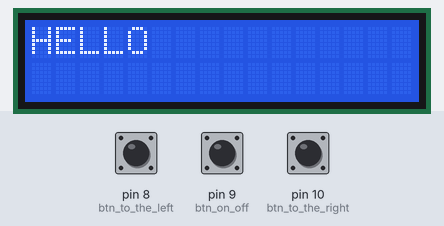
Simulated run of this sketch. Board: Arduino Uno, built with avr-gcc and run on an emulated ATmega328P. On the bench: 16×2 character LCD. The test bench sets the inputs (shaded band); at power-on: pin 9 (btn_on_off) HIGH, pin 10 (btn_to_the_right) HIGH, pin 8 (btn_to_the_left) HIGH.

Above: at 1.2 s.
1.3 s: pin 9 (btn_on_off) pulled LOW for 0.15 s
At 2.6 s:
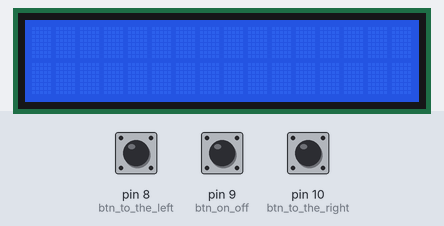
2.9 s: pin 9 (btn_on_off) pulled LOW for 1 s
5.4 s: pin 9 (btn_on_off) pulled LOW for 0.15 s
7.0 s: pin 10 (btn_to_the_right) pulled LOW for 0.15 s
8.6 s: pin 10 (btn_to_the_right) pulled LOW for 1 s
11.1 s: pin 9 (btn_on_off) pulled LOW for 3.2 s
Timing chart, 0 to 14.1 s (numbered marks = the images above; inputs shaded):
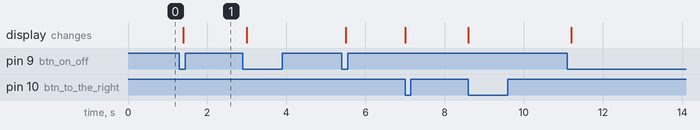

The sketch:

bai_6.ino
```cpp
#include<LiquidCrystal.h>
LiquidCrystal lcd(7,6,5,4,3,2);
int btn_on_off = 9;
int btn_to_the_left = 8;
int btn_to_the_right = 10;
int pre_status_btn_on_off = LOW;
int pre_status_btn_to_the_left = LOW;
int pre_status_btn_to_the_right = LOW;
unsigned long long pre_time = 0;
int number_of_times = 0;
int x = 0;
void setup() {
  lcd.begin(16,2);
  pinMode(btn_on_off,INPUT);
  pinMode(btn_to_the_left,INPUT);
  pinMode(btn_to_the_right,INPUT);
}

void loop() {
  int cur_status_btn_on_off = digitalRead(btn_on_off);
  int cur_status_btn_to_the_left = digitalRead(btn_to_the_left);
  int cur_status_btn_to_the_right = digitalRead(btn_to_the_right);
  unsigned long long cur_time = millis();
  number_of_times = number_of_times % 2;
  if(cur_status_btn_on_off == LOW && pre_status_btn_on_off == HIGH)
  {
    number_of_times++;
    delay(100);
  }
  if(number_of_times == 0)
  {
      lcd.display();
      lcd.setCursor(x,0);
      lcd.print("HELLO");
    if(cur_time - pre_time >= 1000)
    {
      lcd.clear();
    }
    else
    {
      pre_time = cur_time;
    }
  }
  else
  {
    lcd.noDisplay();
  }
  if(cur_status_btn_to_the_right == LOW && pre_status_btn_to_the_right == HIGH)
  {
    x+=2;
    if(x>11)
      x=10;
    printLcd();
  }
  if(cur_status_btn_to_the_left == LOW && pre_status_btn_to_the_left == HIGH)
  {
    x-=2;
    if(x<0)
      x=0;
    printLcd();
  }
  pre_status_btn_on_off = cur_status_btn_on_off;
  pre_status_btn_to_the_left = cur_status_btn_to_the_left;
  pre_status_btn_to_the_right = cur_status_btn_to_the_right;
}
void printLcd(){
      lcd.clear();
      lcd.display();
      lcd.setCursor(x,0);
      lcd.print("HELLO");
}
```

Measured:
- after the input at 1.3 s, the display: changes after 0.10 s (image 1)
